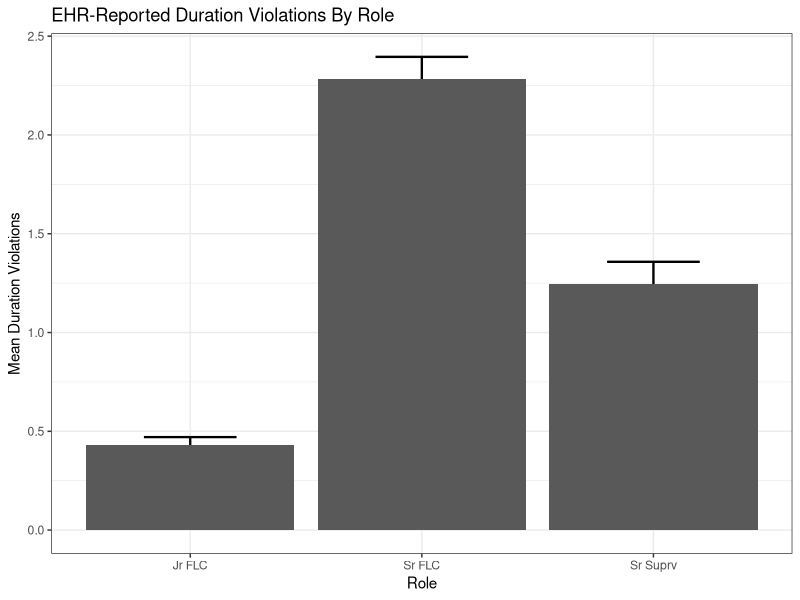
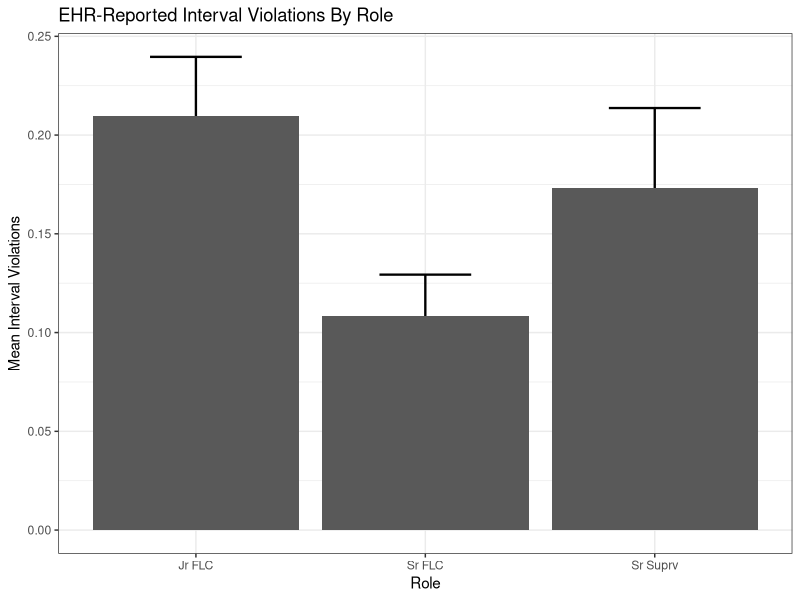
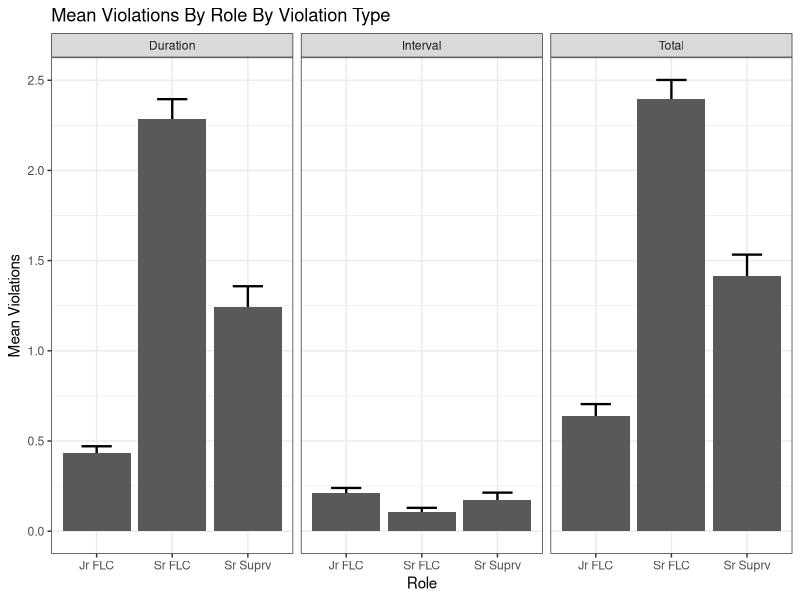
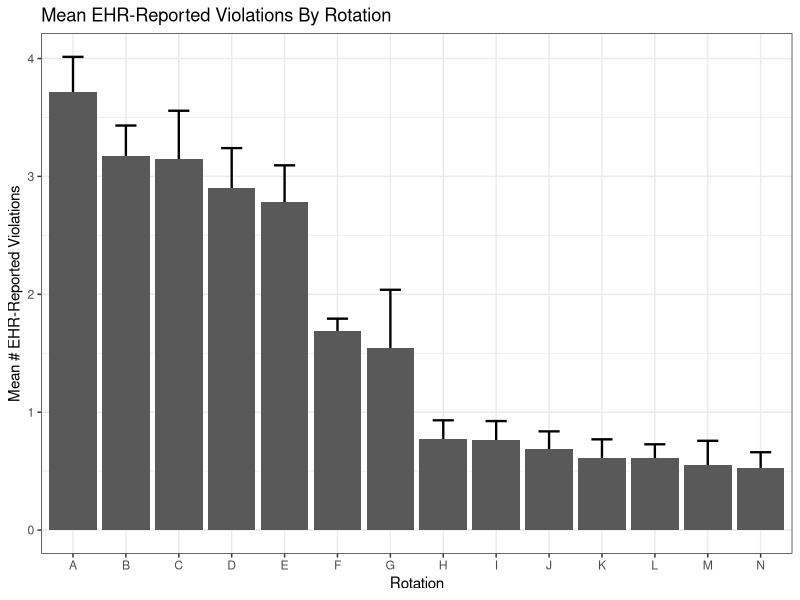
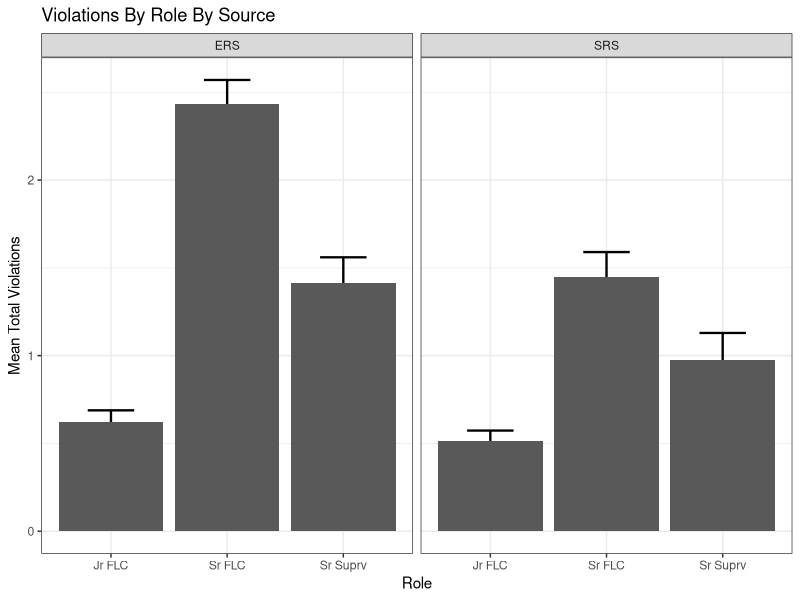
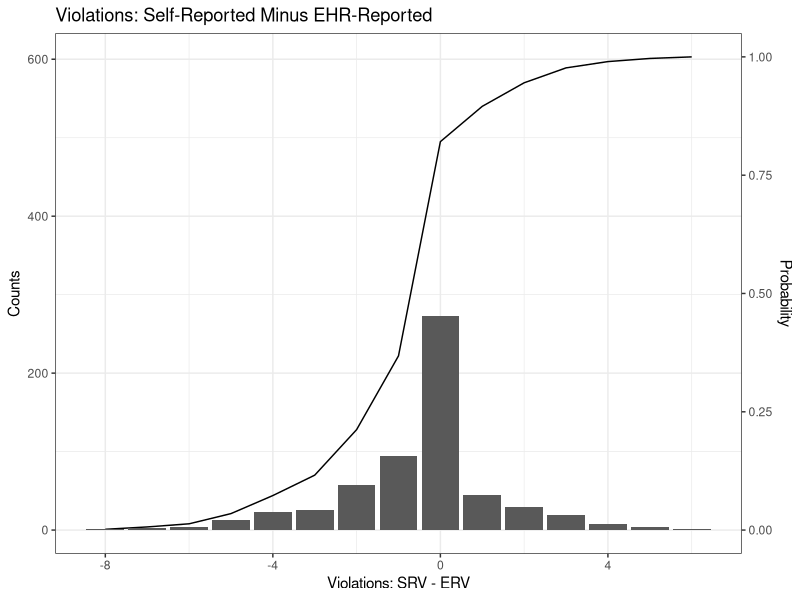
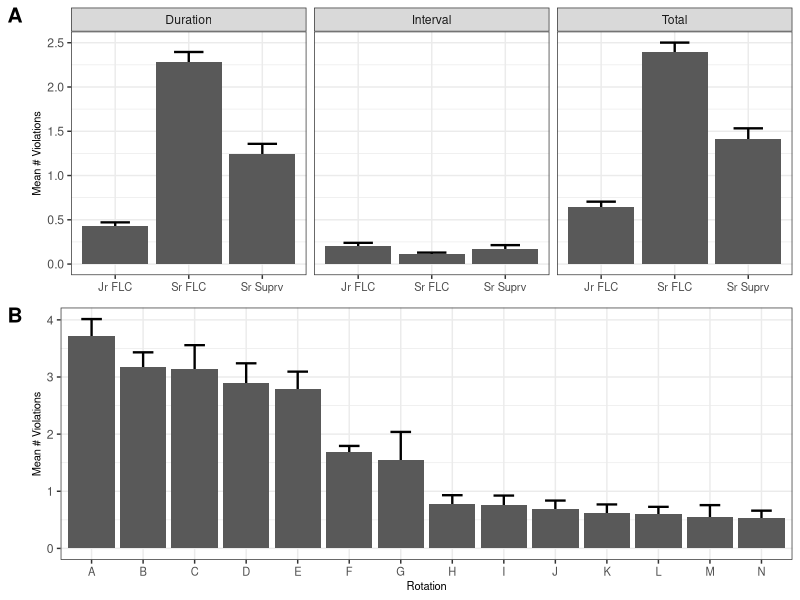

These charts were generated, in order, by the following R code: (Note: this script raises an error after producing the figures.)
## ---- chunk 1
knitr::opts_chunk$set(echo = TRUE)
## ---- chunk 2
require(ggplot2)
require(scales)
require(dplyr)
require(svglite)
require(here)

# For publication level figures;
require(ggpubr)
require(cowplot)
## ---- chunk 3
# Set default extension for output images
extension <- 'png'
## ---- chunk 4
times.results <- read.csv(file = here::here('data', 'D_aggregate_violations.csv'))
## ---- chunk 5
img <-
  times.results %>%
  dplyr::select('ROLE','SOURCE','V_Durations') %>%
  dplyr::filter(SOURCE == 'ERS') %>%
  dplyr::group_by(ROLE) %>%
  dplyr::summarise(mean = mean(V_Durations),
                   sd = sd(V_Durations),
                   n = n(),
                   sem = sd(V_Durations)/sqrt(n())) %>%
  ggplot() +
  geom_errorbar( aes(x = ROLE, ymin = mean - sem, ymax = mean + sem), width = 0.4, size = 0.8) +
  geom_col( aes(ROLE, mean) ) +
  xlab('Role') +
  ylab('Mean Duration Violations') +
  ggtitle('EHR-Reported Duration Violations By Role') +
  theme_bw()

img
## ---- chunk 6
fit <- aov(V_Durations ~ ROLE, data = 
  dplyr::select(times.results, 'ROLE','SOURCE','V_Durations') %>%
  dplyr::filter(SOURCE == 'ERS'))

summary(fit)

TukeyHSD(fit)

dplyr::select(times.results, 'ROLE','SOURCE','V_Durations') %>%
  dplyr::filter(SOURCE == 'ERS') %>%
  dplyr::group_by(ROLE) %>%
  dplyr::summarize(mean = mean(V_Durations),
                   median = median(V_Durations),
                   sem = sd(V_Durations) / sqrt(n()))

rm(fit)
## ---- chunk 7
img <-
  times.results %>%
  dplyr::select('ROLE','SOURCE','V_Intervals') %>%
  dplyr::filter(SOURCE == 'ERS') %>%
  dplyr::group_by(ROLE) %>%
  dplyr::summarise(mean = mean(V_Intervals),
                   sd = sd(V_Intervals),
                   n = n(),
                   sem = sd(V_Intervals)/sqrt(n())) %>%
  ggplot() +
  geom_errorbar( aes(x = ROLE, ymin = mean - sem, ymax = mean + sem), width = 0.4, size = 0.8) +
  geom_col( aes(ROLE, mean) ) +
  xlab('Role') +
  ylab('Mean Interval Violations') +
  ggtitle('EHR-Reported Interval Violations By Role') +
  theme_bw()

img
## ---- chunk 8
fit <- aov(V_Intervals ~ ROLE, data = 
  dplyr::select(times.results, 'ROLE','SOURCE','V_Intervals') %>%
  dplyr::filter(SOURCE == 'ERS'))

summary(fit)

TukeyHSD(fit)

dplyr::select(times.results, 'ROLE','SOURCE','V_Intervals') %>%
  dplyr::filter(SOURCE == 'ERS') %>%
  dplyr::group_by(ROLE) %>%
  dplyr::summarize(mean = mean(V_Intervals),
                   sem = sd(V_Intervals) / sqrt(n()))

rm(fit)
## ---- chunk 9
dplyr::select(times.results, 'ROLE', 'SOURCE', 'V_Durations', 'V_Intervals') %>%
  dplyr::mutate(Violations = V_Durations + V_Intervals) %>%
  dplyr::filter(SOURCE == 'ERS') %>%
  dplyr::group_by(ROLE) %>%
  dplyr::summarise(sum.T = sum(Violations),
                   sum.V = sum(V_Durations),
                   sum.I = sum(V_Intervals))
## ---- chunk 10
viols.by.type <- rbind(
  # First include the Duration Violations
  dplyr::select(times.results, 'ROLE', 'SOURCE', 'V_Durations', 'V_Intervals') %>%
  dplyr::filter(SOURCE == 'ERS') %>%
  dplyr::group_by(ROLE) %>%
  dplyr::summarise(mean = mean(V_Durations),
                   sd = sd(V_Durations),
                   n = n(),
                   median = median(V_Durations),
                   sem = sd(V_Durations)/sqrt(n())) %>%
  dplyr::mutate(TYPE = 'Duration'),    
  
  # Now include the Interval Violations
  dplyr::select(times.results, 'ROLE', 'SOURCE', 'V_Durations', 'V_Intervals') %>%
  dplyr::filter(SOURCE == 'ERS') %>%
  dplyr::group_by(ROLE) %>%
  dplyr::summarise(mean = mean(V_Intervals),
                   sd = sd(V_Intervals),
                   n = n(),
                   median = median(V_Intervals),
                   sem = sd(V_Intervals)/sqrt(n())) %>%
  dplyr::mutate(TYPE = 'Interval'),
  
  # And lastly include total violations (the sum of these two)
  dplyr::select(times.results, 'ROLE', 'SOURCE', 'V_Durations', 'V_Intervals') %>%
  dplyr::mutate(Violations = V_Durations + V_Intervals) %>%
  dplyr::filter(SOURCE == 'ERS') %>%
  dplyr::group_by(ROLE) %>%
  dplyr::summarise(mean = mean(Violations),
                   sd = sd(Violations),
                   n = n(),
                   median = median(Violations),
                   sem = sd(Violations)/sqrt(n())) %>%
  dplyr::mutate(TYPE = 'Total'))

viols.by.type$TYPE <- factor(viols.by.type$TYPE)

img <-
  viols.by.type %>%
  ggplot() +
  geom_errorbar( aes(x = ROLE, ymin = mean - sem, ymax = mean + sem), width = 0.4, size = 0.8) +
  geom_col( aes(ROLE, mean) ) +
  facet_grid(. ~ TYPE) +
  xlab('Role') +
  ylab('Mean Violations') +
  ggtitle('Mean Violations By Role By Violation Type')  +
  theme_bw()

img
## ---- chunk 11
viol.by.rot <- 
  dplyr::select(times.results, c('ROLE', 'SOURCE', 'ROT_NM',  
                                 'V_Durations', 'V_Intervals')) %>%
  dplyr::mutate(violations = V_Durations + V_Intervals) %>%
  dplyr::filter(SOURCE == 'ERS') %>%
  dplyr::filter(ROLE %in% c('Jr FLC', 'Sr FLC')) %>%
  dplyr::group_by(ROT_NM) %>%
  dplyr::summarise(mean = mean(violations),
                   sd = sd(violations),
                   n = n(),
                   sem = sd(violations)/sqrt(n())) %>%
  dplyr::arrange(-mean) %>%
  dplyr::mutate(orders = n() - row_number(mean) + 1,
                letters = LETTERS[1:n()][orders],
                ROT_NM = factor(ROT_NM,ROT_NM))

img <-
  viol.by.rot %>%
  ggplot() +
  geom_errorbar( aes(x = letters, ymin = mean - sem, ymax = mean + sem), width = 0.4, size = 0.8) +
  geom_col( aes(letters, mean) ) +
  theme_bw() +
  #theme(axis.text.x = element_text(angle = 45, hjust = 1)) +
  xlab('Rotation') +
  ylab('Mean # EHR-Reported Violations') +
  ggtitle('Mean EHR-Reported Violations By Rotation')

img
## ---- chunk 12
fit <- aov(violations ~ ROT_NM, data = 
  dplyr::select(times.results, c('ROLE', 'SOURCE', 'ROT_NM', 
                                 'V_Durations', 'V_Intervals')) %>%
  dplyr::mutate(violations = V_Durations + V_Intervals) %>%
  dplyr::filter(SOURCE == 'ERS') %>%
  dplyr::filter(ROLE %in% c('Jr FLC', 'Sr FLC')))

summary(fit)

dplyr::select(times.results, c('ROLE', 'SOURCE', 'ROT_NM',  
                                 'V_Durations', 'V_Intervals')) %>%
  dplyr::mutate(violations = V_Durations + V_Intervals) %>%
  dplyr::filter(SOURCE == 'ERS') %>%
  dplyr::filter(ROLE %in% c('Jr FLC', 'Sr FLC')) %>%    
  dplyr::group_by(ROT_NM) %>%
  dplyr::summarize(mean = mean(violations),
                   sem = sd(violations) / sqrt(n()))

rm(fit)
## ---- chunk 13
rb.count.ni <- matrix(nrow=1, ncol=length(levels(times.results$ROLE)))

for (i in seq_along(levels(times.results$ROLE))) {
  rb.count.ni[1,i] <- sum(times.results$ROLE == levels(times.results$ROLE)[i] &
                          times.results$SOURCE == 'SRS' &
                          times.results$NumShifts > 0)
}

knitr::kable(rb.count.ni, col.names = levels(times.results$ROLE))

rm(i)
## ---- chunk 14
valid.uid.roles <- rbind(
  data.frame(
    UID = times.results$UID[times.results$ROLE == 'Jr FLC' &
                              times.results$SOURCE == 'SRS' &
                              times.results$NumShifts > 0],
    ROLE = 'Jr FLC'),
   data.frame(
    UID = times.results$UID[times.results$ROLE == 'Sr FLC' &
                              times.results$SOURCE == 'SRS' &
                              times.results$NumShifts > 0],
    ROLE = 'Sr FLC'),
  data.frame(
    UID = times.results$UID[times.results$ROLE == 'Sr Suprv' &
                              times.results$SOURCE == 'SRS' &
                              times.results$NumShifts > 0],
    ROLE = 'Sr Suprv')  
) %>%
  dplyr::mutate(IS_IN_NI = T)

# Verify that the counts in this table match the counts above:
valid.uid.roles %>%
  dplyr::group_by(ROLE) %>% 
  dplyr::summarise(n = n())
## ---- chunk 15
times.results <- dplyr::left_join(x = times.results, y = valid.uid.roles, by = c("UID", "ROLE"))
times.results$IS_IN_NI[is.na(times.results$IS_IN_NI)] <- F

table(times.results$IS_IN_NI)
## ---- chunk 16
viol.by.role.source <- 
  dplyr::select(times.results, 'ROLE', 'SOURCE', 'IS_IN_NI', 'NumShifts', 'V_Durations', 'V_Intervals') %>%
  dplyr::filter(IS_IN_NI) %>%
  dplyr::mutate(Violations = V_Durations + V_Intervals) %>%
  dplyr::filter(NumShifts > 0) %>%
  dplyr::group_by(ROLE, SOURCE) %>%
  dplyr::summarise(mean = mean(Violations),
                   sd = sd(Violations),
                   n = n(),
                   median = median(Violations),
                   sem = sd(Violations)/sqrt(n()))

levels(viol.by.role.source$SOURCE) <- c('EHR-Reported', 'Self-Reported')

img <-
  viol.by.role.source %>%
  ggplot() +
  geom_errorbar( aes(x = ROLE, ymin = mean - sem, ymax = mean + sem), width = 0.4, size = 0.8) +
  geom_col( aes(ROLE, mean) ) +
  facet_grid(. ~ SOURCE) +
  xlab('Role') +
  ylab('Mean Total Violations') +
  ggtitle('Violations By Role By Source')  +
  theme_bw()

img
## ---- chunk 17
viol.glm <- glm(Violations ~ ROLE + SOURCE, data = 
  dplyr::select(times.results, 'ROLE', 'SOURCE', 'IS_IN_NI', 'NumShifts', 'V_Durations', 'V_Intervals') %>%
  dplyr::filter(IS_IN_NI) %>%
  dplyr::mutate(Violations = V_Durations + V_Intervals) %>%
  dplyr::filter(NumShifts > 0)) 

summary(viol.glm)
## ---- chunk 18
viol.hadoop <- 
  dplyr::select(times.results, 'UID','NumShifts','IS_IN_NI','V_Durations','V_Intervals','SOURCE', 'ROLE') %>%
  dplyr::filter(IS_IN_NI) %>%
  dplyr::filter(NumShifts > 0) %>%
  dplyr::mutate(Violations = V_Durations + V_Intervals) %>%
  dplyr::filter(SOURCE == 'ERS')

viol.ni <- 
  dplyr::select(times.results, 'UID','NumShifts','IS_IN_NI','V_Durations','V_Intervals','SOURCE', 'ROLE') %>%
  dplyr::filter(IS_IN_NI) %>%  
  dplyr::filter(NumShifts > 0) %>%
  dplyr::mutate(Violations = V_Durations + V_Intervals) %>%
  dplyr::filter(SOURCE == 'SRS')

viol.combined <- 
  dplyr::inner_join(x = viol.hadoop, y = viol.ni, by = c('UID', 'ROLE'), suffix = c('.hadoop', '.ni')) %>%
  dplyr::mutate(diff = Violations.ni - Violations.hadoop) %>%
  dplyr::group_by(diff) %>%
  dplyr::summarise(cnt = n()) %>%
  dplyr::mutate(cumcnt = cumsum(cnt),
                cnt = cnt )

scale.factor <- sum(viol.combined$cnt)

img <-
  viol.combined %>%
  ggplot() + 
  geom_line( aes(diff, cumcnt) ) +
  geom_col( aes(diff, cnt)) +
  scale_y_continuous(limits = c(0, scale.factor), sec.axis = sec_axis(~ . / scale.factor, name='Probability')) +
  xlab('Violations: SRV - ERV') +
  ylab('Counts') +
  ggtitle('Violations: Self-Reported Minus EHR-Reported') +
  theme_bw()

img
## ---- chunk 19
data.frame (
  diff = viol.combined$diff,
  perc = viol.combined$cumcnt / 
    sum(viol.combined$cnt),
  cnt = viol.combined$cumcnt
)
## ---- chunk 20
A <- 
  viols.by.type %>%
  ggplot() +
  geom_errorbar( aes(x = ROLE, ymin = mean - sem, ymax = mean + sem), width = 0.4, size = 0.8) +
  geom_col( aes(ROLE, mean) ) +
  facet_grid(. ~ TYPE) +
  ylab('Mean # Violations') +
  theme_bw() +
  theme(axis.title.x = element_blank(),
        axis.text.x = element_text(size = 8),        
        axis.title.y = element_text(size = 8))     

B <-
  viol.by.rot %>%
  ggplot() +
  geom_errorbar( aes(x = letters, ymin = mean - sem, ymax = mean + sem), width = 0.4, size = 0.8) +
  geom_col( aes(letters, mean) ) +
  xlab('Rotation') +
  theme_bw() +
  ylab('Mean # Violations') +
  theme(axis.title.x = element_text(size = 8),
        axis.text.x = element_text(size = 8),        
        axis.title.y = element_text(size = 8))  

fig2 <-
  ggdraw() +
  draw_plot(A, x = 0.03, y = 0.5, width = 0.97, height = 0.5, scale = 1) +
  draw_plot(B, x = 0.03, y = 0, width = 0.97, height = 0.5, scale = 1) +
  draw_plot_label(label = c('A', 'B'), size = 15,
                  x = c(0, 0), y = c(1, 0.5))

fig2

cowplot::ggsave(filename = here::here('images', 'figure_1.png'),
                plot = fig2,
                dpi = 600,
                width = 7, height = 5, units = 'in')

rm(fig2,A,B)
## ---- chunk 21
levels(viol.by.role.source$SOURCE) <- c('EHR-Defined Violations (EDV)', 'Self-Reported Violations (SRV)')

A <- 
  viol.by.role.source %>%
  ggplot() +
  geom_errorbar( aes(x = ROLE, ymin = mean - sem, ymax = mean + sem), width = 0.4, size = 0.8) +
  geom_col( aes(ROLE, mean) ) +
  facet_grid(. ~ SOURCE) +
  ylab('Mean Total Violations') +
  theme_bw() +
  theme(axis.title.x = element_blank(),
        axis.text.x = element_text(size = 10),        
        axis.title.y = element_text(size = 10))     

B <-
  viol.combined %>%
  ggplot() + 
  geom_line( aes(diff, cumcnt) ) +
  geom_col( aes(diff, cnt)) +
  scale_y_continuous(limits = c(0, scale.factor), sec.axis = sec_axis(~ . / scale.factor, name='Probability')) +
  scale_x_continuous(limits = c(-8, 6)) +
  xlab('Violations: SRV - EDV') +
  ylab('Counts') +
  theme_bw() +
  theme(axis.title.x = element_text(size = 12),
        axis.text.x = element_text(size = 10),        
        axis.title.y = element_text(size = 10)) +
  annotate('text', x = -7, y = 400, hjust = 0,
           label = 'More EDV than SRV', fontface = 3, size = 4) +
  annotate('text', x = 1, y = 400, hjust = 0,
           label = 'More SRV than EDV', fontface = 3, size = 4) +
  geom_segment(aes(x = -2, y = 320, xend = -7, yend = 320), 
               colour='black', size=1, arrow = arrow(length = unit(0.4, "cm"))) +
  geom_segment(aes(x = 1, y = 320, xend = 6, yend = 320), 
               colour='black', size=1, arrow = arrow(length = unit(0.4, "cm"))) 

fig3 <-
  ggdraw() +
  draw_plot(A, x = 0.03, y = 0, width = 0.94, height = 0.5, scale = 0.96) +
  draw_plot(B, x = 0.03, y = 0.5, width = 0.97, height = 0.5, scale = 1) +
  draw_plot_label(label = c('A', 'B'), size = 15,
                  x = c(0, 0), y = c(1, 0.5))

fig3

cowplot::ggsave(filename = here::here('images', 'figure_2.png'),
                plot = fig3,
                dpi = 600,
                width = 7, height = 7, units = 'in')

rm(fig3,A,B)
